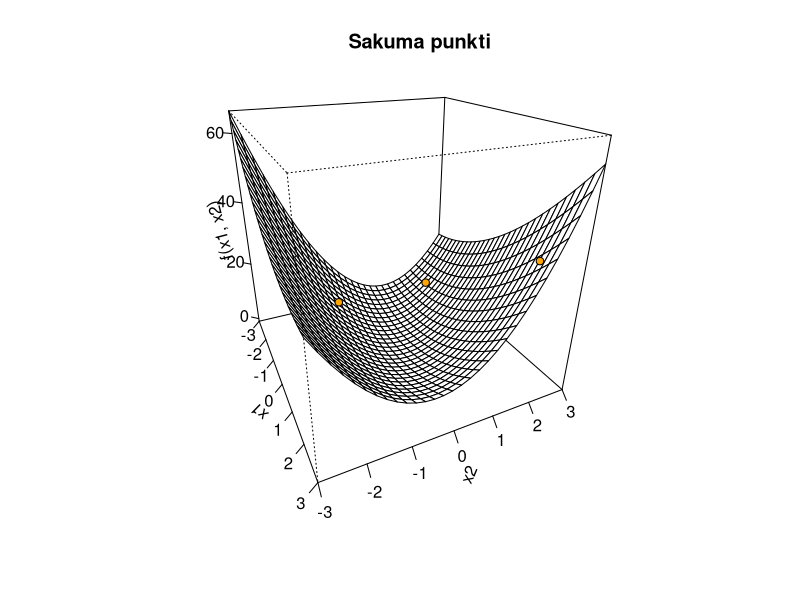
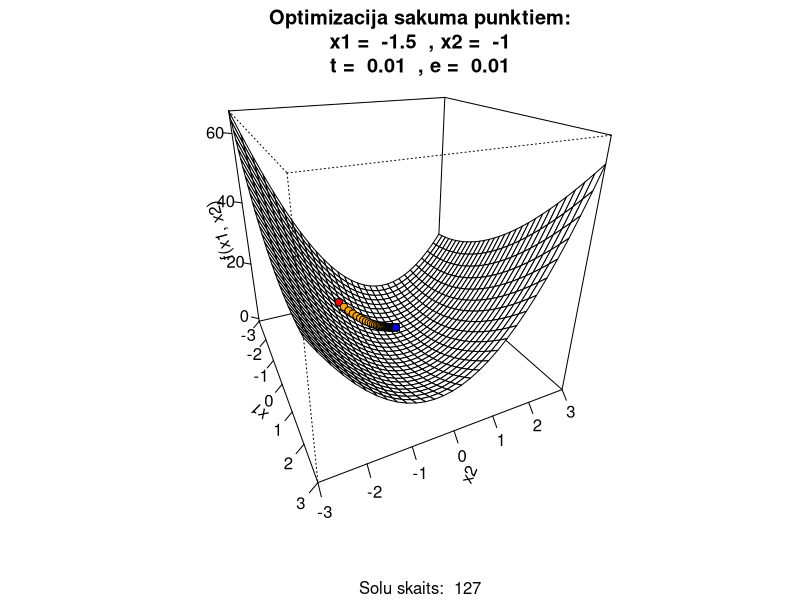
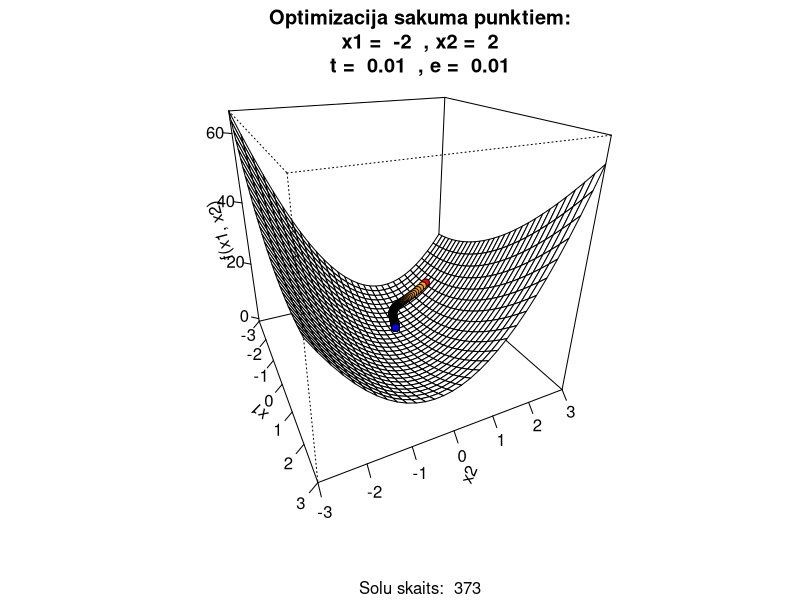
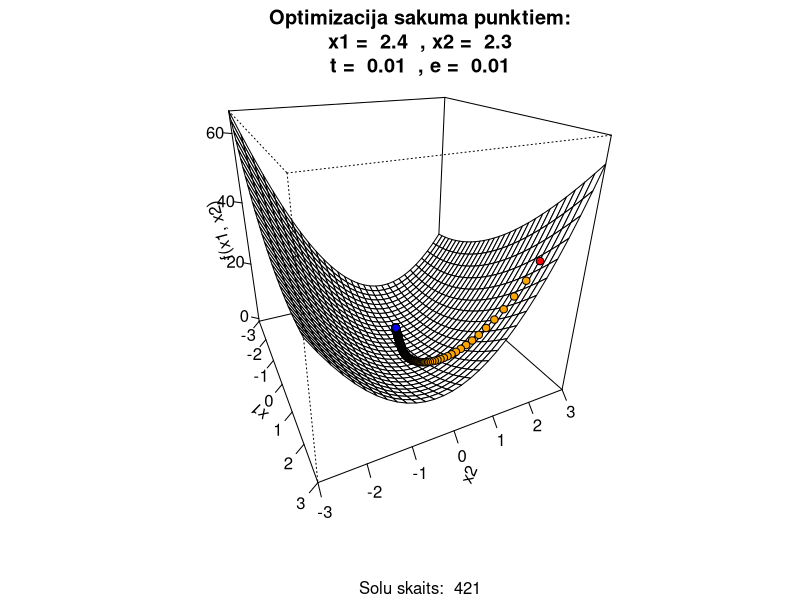
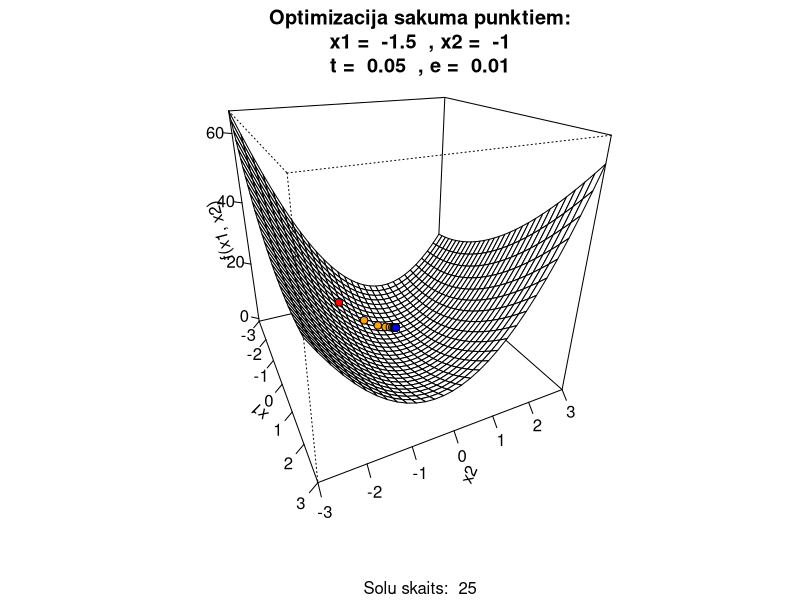
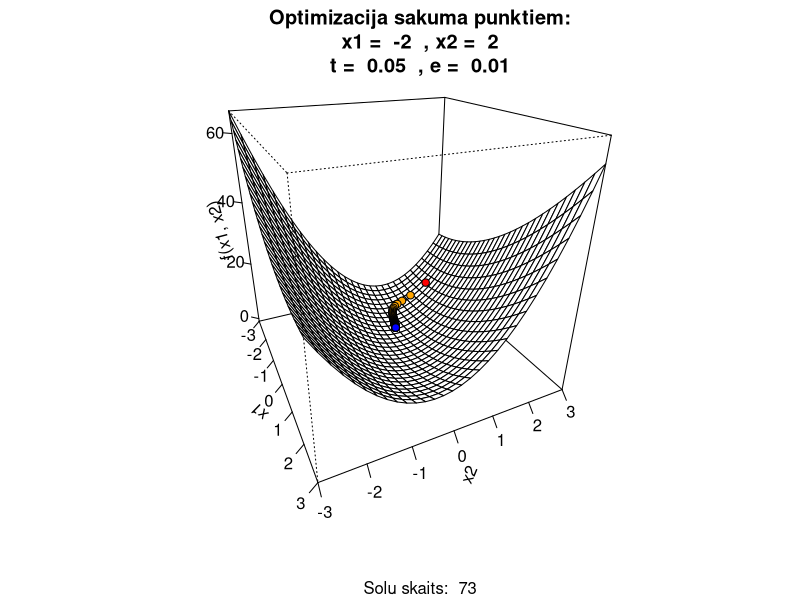
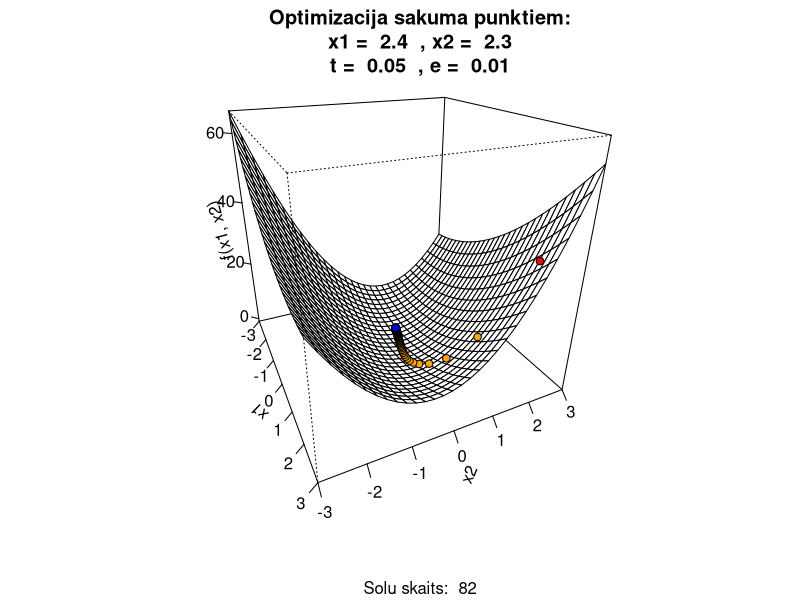
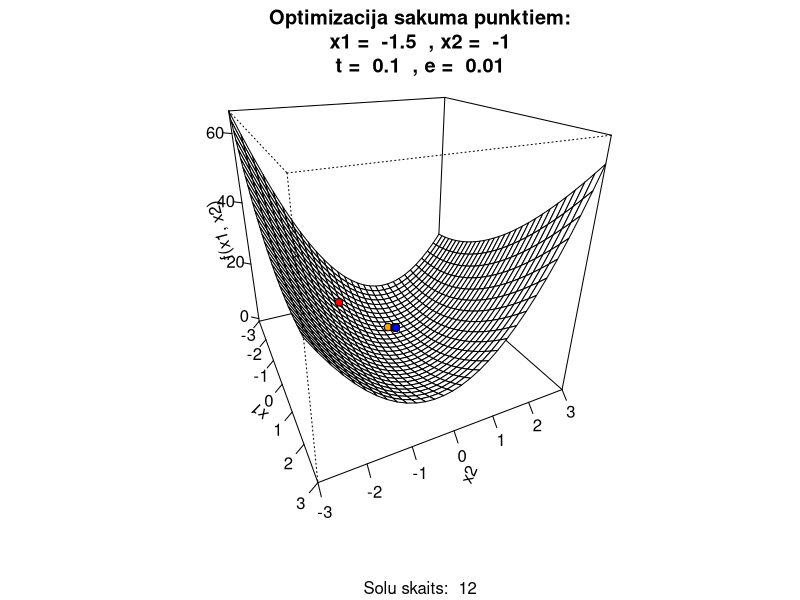

Reproduce these figures in R, in order.
# Funkcijas, precizitātes un soļa lieluma definīcijas
my_expr <- expression(x-2*y+x^2+2*x*y+4*y^2)
precision <- c(0.01, 0.1)
step_size <- c(0.01, 0.05, 0.1, 0.15, 0.22, 0.23)

# Optimums tiek ierakstīts šeit, lai varētu veidot diagrammas ar optimuma / iterāciju salīdzinājumu
func_opt_val <- -1

# Te var izvēlēties izlaist diagrammu konstruēšanu, ja tos ir jākonstruē pārāk daudz
skip_3d_plots <- FALSE
skip_barcharts <- FALSE
skip_iteration_deviation_plot <- FALSE

# Lai pārbaudītu visas precizitātes/soļa garuma kombinācijas, vajag realizēt dekarta reizinājumu
prec_step_matrix <- matrix(nrow = 0, ncol = 2)
for (i in seq(1, length(precision))) {
  for (j in seq(1, length(step_size))) {
    prec_step_matrix <- rbind(prec_step_matrix, c(precision[i], step_size[j]))
  }
}

# Funkcijas definēšana un atvasināšana, lai iegūtu gradienta komponentes.
my_function <- function(x, y) {}
body(my_function) <- my_expr
x_deriv <- D(my_expr, 'x')
y_deriv <- D(my_expr, 'y')

# Trīs pētāmo punktu definēšana.
x_initial <- c(-1.5, -2, 2.4)
y_initial <- c(-1, 2, 2.3)
z_initial <- mapply(my_function, x_initial, y_initial)

# Koda fragments, kas tika lietots liela apjoma koordinātu punktu ģenerēšanai
# x_initial <- vector()
# y_initial <- vector()
# for (i in seq(-10, 10, by=0.5)) {
#  for (j in seq(-10, 10, by=0.5)) {
#   x_initial <- append(x_initial, i)
#   y_initial <- append(y_initial, j)
#  }
# }
# z_initial <- mapply(my_function, x_initial, y_initial)

# Grafika izveidošana (tuvināšanās trajektorijas analīzei)
if (!skip_3d_plots) {
  x_plot <- y_plot <- seq(-3, 3, length= 30)
  z_plot <- outer(x_plot, y_plot, my_function)
  func_graph <- persp(x_plot, y_plot, z_plot, xlab = "x1", ylab = "x2", zlab = "f(x1, x2)",
                      theta = 65, phi = 25, main = "Sakuma punkti", ticktype = "detailed")
  points(trans3d(x_initial, y_initial, z_initial, pmat=func_graph), pch = 21, col="black", bg="orange")
  remove(func_graph)
}

sol_ledger <- list()

# Cikls katra soļa/precizitātes pāra apstrādei
for (j in seq(1, nrow(prec_step_matrix))) {
  offset <- length(x_initial) * (j - 1)
  # Cikls katra sākuma punkta apstrādei
  for (i in seq(1, length(x_initial))) {
  x <- x_initial[i]
  y <- y_initial[i]
  # Te tiek definēta soļu matrica
  step_matrix <- matrix(data = c(x, y, my_function(x, y)), nrow = 1, ncol = 3)
    # Ciklā atkārtoti tiek aprēķināta gradienta x un y komponente. 
    while (TRUE) {
      x_grad <- eval(x_deriv)
      y_grad <- eval(y_deriv)
      if ((abs(x_grad) <= prec_step_matrix[j, 1] & abs(y_grad) <= prec_step_matrix[j, 1])) {
        break()
      }
      # Ja precizitāte joprojām nav sasniegta, tekošās x un y koordinātas tiek uzlabotas.
      # Formula x' = x' - gradients(x) * t (minimizācijas gadījumā)
      x <- x - x_grad * prec_step_matrix[j, 2]
      y <- y - y_grad * prec_step_matrix[j, 2]
      step_matrix <- rbind(step_matrix, c(x, y, my_function(x, y)))
    }
    # Katra atrisinājumu matrica tiek glabāta kopējā sarakstā. Soļu matrica tiek ievietota datu freimā un pie tās pielikti
    # metadati parametru apskatei.
    sol_ledger[[offset + i]] <- data.frame(step_matrix)
    colnames(sol_ledger[[offset + i]]) <- c("x1", "x2", "f(x1, x2)")
    comment(sol_ledger[[offset + i]]) <- paste("x1 = ", x_initial[i], ", x2 = ", y_initial[i],
                                               ", t = ", prec_step_matrix[j, 2], ", e = ", prec_step_matrix[j, 1])
    
    # Šajā daļā tiek konstruētas 3d diagrammas katram x1 x2 sākuma punktu pārim. Grafikos arī tiek pievienoti 
    # visi aprēķinātie punkti.
    if (!skip_3d_plots) {
    curr_graph <- persp(x_plot, y_plot, z_plot, xlab = "x1", ylab = "x2", zlab = "f(x1, x2)", theta = 65, phi = 25, 
                        main = paste("Optimizacija sakuma punktiem:\n x1 = ", x_initial[i], " , x2 = ", y_initial[i],
                                     "\nt = ", prec_step_matrix[j, 2], " , e = ", prec_step_matrix[j, 1]), 
                        sub = paste("Solu skaits: ", nrow(step_matrix) - 1), ticktype = "detailed")
    
    points(trans3d(step_matrix[1,1], step_matrix[1,2], 
                   step_matrix[1,3], pmat = curr_graph), pch = 21, col ="black",bg = "red")
    
    points(trans3d(step_matrix[-1,1], step_matrix[-1,2], step_matrix[-1,3], pmat = curr_graph),
           pch = 21, col ="black",bg = "orange")
    
    points(trans3d(step_matrix[nrow(step_matrix),1], step_matrix[nrow(step_matrix),2], 
                   step_matrix[nrow(step_matrix),3], pmat = curr_graph), pch = 21, col ="black",bg = "blue")
    remove(curr_graph)
    }
    remove(step_matrix)
  }
}
if (!skip_3d_plots) {
  remove(x_plot, y_plot, z_plot)
}
remove(x, y, x_grad, y_grad)

if (!skip_iteration_deviation_plot) {
  for (i in seq(1, length(precision))) {
    offset_ledger <- length(x_initial) * length(step_size) * (i - 1)
    for (j in seq(1, length(step_size))) {
      offset_step_size <- length(x_initial) * (j - 1)
      
      opt_offset <- vector(length = length(x_initial))
      iter_ct <- vector(length = length(x_initial))
      
      for (k in seq(1, length(x_initial))) {
        work_solution <- sol_ledger[[offset_ledger + offset_step_size + k]]
        
        opt_offset[[k]] <- abs(work_solution[1, 3] - func_opt_val)
        iter_ct[[k]] <- nrow(work_solution) - 1
        remove(work_solution)
      }
      
      plot(opt_offset, iter_ct, xlab = "Novirze no minimuma", ylab = "Iteraciju skaits", col = "black", bg = "blue",
           pch = 21, main = paste("Iteracijas VS novirze\ne = ", precision[i], " , t = ", step_size[j]))
    }
  }
}

# Cikls diagrammu izveidei pie dažādām precizitātēm
if (!skip_barcharts) {
  for (k in seq(1, length(precision))) {
    offset_ledger <- length(x_initial) * length(step_size) * (k - 1)
    
    my_data <- matrix(nrow = length(step_size), ncol = length(x_initial))
    rownames(my_data) <- step_size
    
    point_names = vector()
    for (i in seq(1, length(x_initial))) {
      point_names <- c(point_names, paste("(", x_initial[i], "; ", y_initial[i], ")"))
    }
    colnames(my_data) <- point_names
    
    # Atbilstošo datu ievade datu objektā
    for (i in seq(1, length(step_size))) {
      offset <- length(x_initial) * (i - 1)
      for (j in seq(1, length(x_initial))) {
        my_data[i, j] <- nrow(sol_ledger[[offset_ledger + offset + j]]) - 1
      }
    }
    
    # Stabiņu diagrammas izveide. Par() funkcija tiek izmantota, lai pielāgotu sānu malas, lai varētu normāli formatēt
    # soļa lielumu sarakstu.
    opar <- par(oma = c(0,0,0,4))
    curr_bar_plot <- barplot(my_data, main=paste("Iteracijas VS sola lielums pie e = ", precision[k]),
                         beside = TRUE, xlab = "Punkti", ylab = "Iteracijas", border = "black")
    par(opar)
    
    opar <- par(oma = c(0,0,0,0), mar = c(0,0,0,0), new = TRUE)
    legend(x = "right", legend = rownames(my_data),fill = gray.colors(length(step_size)), 
           y.intersp = 2, title = "t", bty = "n")
    par(opar)
    remove(opar)
  }
  remove(k, offset_ledger, point_names, curr_bar_plot, my_data)
}
remove(i, j, offset, skip_3d_plots, skip_barcharts, skip_iteration_deviation_plot, prec_step_matrix)